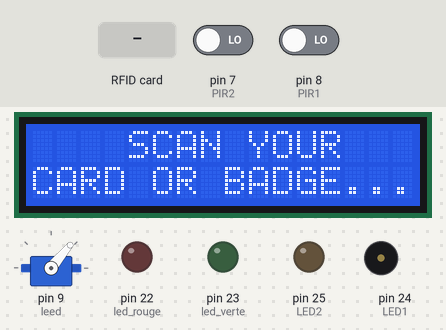
The sketch below on a simulated Arduino Mega 2560, built with avr-gcc and run on an emulated ATmega2560. Parts: servo, 16×2 character LCD, output pins drawn as LEDs (lit = HIGH), buzzer (waves = sounding). Inputs (shaded band) come from the test bench; at power-on: pin 7 (PIR2) LOW, pin 8 (PIR1) LOW. Pins used as bus, display or sensor lines are not drawn; what the sketch prints to the serial monitor is not drawn.

Above: at 4.3 s.
4.4 s: RFID card 25 45 EE 7A held to the reader
At 5.6 s:
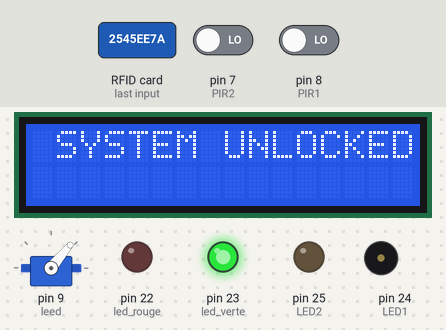
At 8.3 s:
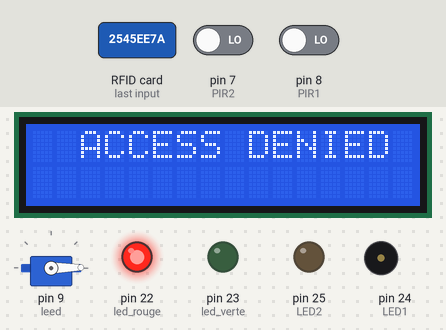
Timing chart, 0 to 13.4 s (numbered marks = the images above; inputs shaded):
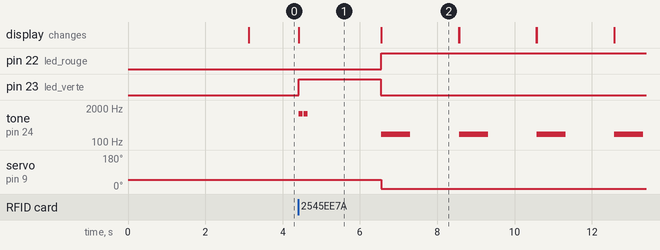

The sketch:

yyyyyyy.ino
```cpp
#include <SPI.h>
#include <MFRC522.h>
#include <LiquidCrystal.h>
LiquidCrystal lcd(12,11,6,4,3,2);

#define RST_PIN 5
#define SS_PIN 53
MFRC522 module_rfid(SS_PIN, RST_PIN);
#include <Servo.h> //inclure la bibliothèque du servomoteur (ses commandes spécifiques)
Servo servo; //assigner l'objet "servo" comme servomoteur

int LED1 = 24 ;  //pins respectifs des LED
int LED2 = 25;
int led3 = 11;
int PIR1 = 8;   //pins respectifs des capteurs PIR
int PIR2 = 7;

// désigner les variables PIRvalue comme bouléenne
// c'est à dire soit  TRUE ou HIGH (détection) soit FALSE ou LOW(non détection)
boolean PIRvalue1;
boolean PIRvalue2;
int buzzer = 24;
int led_rouge = 22;
int led_verte = 23;
int leed = 9;
int pos=0;
bool direct=false;
long prevTime=0;
int togglestate = 0;
void setup() {
  Serial.begin(9600); //interpeller le serial monitor pour afficher output sur serial monitor
     servo.attach(9); // pin servo D9

     pinMode(PIR1, INPUT);
     pinMode(PIR2, INPUT);
     pinMode(led3, OUTPUT);
     pinMode(LED1, OUTPUT);
     pinMode(LED2, OUTPUT);

     //TARER - Temps pour PIRs de se (re)mettre en LOW, phase initiale
     Serial.print ("Setting PIR sensors ");
        Serial.println ("PIR Ready to go!");
     servo.write(50); // bouger servo position initial 50 degrés
  // put your setup code here, to run once:
  pinMode(led_rouge,OUTPUT);
  pinMode(led_verte,OUTPUT);
  pinMode(buzzer,OUTPUT);
  pinMode(leed,OUTPUT);
  lcd.begin(16, 2);
  SPI.begin();
  module_rfid.PCD_Init();
  lcd.setCursor(0, 0);
  lcd.print("SYSTEM LOCKED ");
  lcd.setCursor(0, 1);
  lcd.print(" INDENTIFICATION");
  delay(3000);
  lcd.clear();
  Serial.begin(9600);
}
bool unlocked = false;
void loop() {
  // put your main code here, to run repeatedly:
  if(!unlocked){
    Serial.println("leleellele");
  lcd.setCursor(0, 0);
  lcd.print("    SCAN YOUR");
  lcd.setCursor(0, 1);
  lcd.print("CARD OR BADGE...");

  if ( ! module_rfid.PICC_IsNewCardPresent()){
    return;
    }
  if ( ! module_rfid.PICC_ReadCardSerial()){
    return;
    }


   String UID = "";

  for (byte i= 0; i < module_rfid.uid.size; i++){
     UID.concat(String(module_rfid.uid.uidByte[i] < 0*10 ? " 0" : " "));
     UID.concat(String(module_rfid.uid.uidByte[i], HEX));
    }
     UID.toUpperCase();

   if (UID.substring(1) == "25 45 EE 7A" )
   {
    if(togglestate == 0){
    lcd.clear();
     lcd.setCursor(0, 0);


     lcd.print(" SYSTEM UNLOCKED   ");
     digitalWrite(led_verte, HIGH);

     tone(buzzer, 1200, 100);
     delay(125);
     tone(buzzer, 1200, 100);
     delay(2000);
     digitalWrite(led_verte, LOW);
     lcd.clear();
     lcd.print("  PROSSESSING...   ");
     //delay(1000);
      digitalWrite(leed, HIGH);
      togglestate=1;
     lcd.clear();
     unlocked = true;
    PIRvalue1 = digitalRead(PIR1);
     PIRvalue2 = digitalRead(PIR2);
   if (PIRvalue1 == LOW && PIRvalue2 == LOW)
      {
  if((millis()-prevTime)>=15)
  {
    prevTime=millis();
  if(pos==180)direct=true;
  if(pos==0)direct=false;
  if(direct)pos--;
  else pos++;
  servo.write(pos);
  }
      }

else if (PIRvalue1 == HIGH && PIRvalue2 == LOW ) // && désigne le "et logique" bouléenne
      {
           digitalWrite(LED1, HIGH);
           digitalWrite(LED2, LOW);

           servo.write(180);
           Serial.println("Position servo : PIR1, Motion detected");
      }
  else if (PIRvalue1 == LOW && PIRvalue2 == HIGH ) // && désigne le "et logique" bouléenne
     {
           digitalWrite(LED1, LOW);
           digitalWrite(LED2, HIGH);

           servo.write(90);
           Serial.println("Position servo : PIR2, Motion detected");
     }

  else
           // Instruction des LEDs pas nécessaire, bien pratique pour connaître l'état précédent
           // car LED reste allumée jusqu'à nouvelle détection
     {
           Serial.println("No motion");
     }

     Serial.println("system unlocked ");
    }
   } /*else {
    Serial.println("invalid card");
     lcd.clear();
     lcd.setCursor(0, 0);
     lcd.print("  ACCESS DENIED    ");
     digitalWrite(led_rouge, HIGH);
     tone(buzzer, 200, 750);
     delay(2000);

     digitalWrite(led_rouge, LOW);


     lcd.clear();*/


  else {


Serial.println("barack");
//servomotor();

if ( ! module_rfid.PICC_IsNewCardPresent()){
    return;
    }
  if ( ! module_rfid.PICC_ReadCardSerial()){
    return;
    }


   String UID = "";

  for (byte i= 0; i < module_rfid.uid.size; i++){
     UID.concat(String(module_rfid.uid.uidByte[i] < 0*10 ? " 0" : " "));
     UID.concat(String(module_rfid.uid.uidByte[i], HEX));
    }
     UID.toUpperCase();

   if (UID.substring(1) == "25 45 EE 7A" )
   {
    if(togglestate == 0){
    lcd.clear();
     lcd.setCursor(0, 0);
     lcd.print("  SYSTEM LOCKED  ");
     digitalWrite(led_verte, HIGH);
     tone(buzzer, 1200, 100);
     delay(125);
     tone(buzzer, 1200, 100);
     delay(2000);
     digitalWrite(led_verte, LOW);
     lcd.clear();
     //lcd.print("  PROSSESSING...   ");
     //delay(1000);
      digitalWrite(leed, LOW);
     togglestate=0;
     lcd.clear();
     unlocked = false;
     PIRvalue1 = digitalRead(PIR1);
     PIRvalue2 = digitalRead(PIR2);
   if (PIRvalue1 == LOW && PIRvalue2 == LOW)
      {
  if((millis()-prevTime)>=15)
  {
    prevTime=millis();
  if(pos==180)direct=true;
  if(pos==0)direct=false;
  if(direct)pos--;
  else pos++;
  servo.write(pos);
  }
      }

else if (PIRvalue1 == HIGH && PIRvalue2 == LOW ) // && désigne le "et logique" bouléenne
      {
           digitalWrite(LED1, HIGH);
           digitalWrite(LED2, LOW);

           servo.write(180);
           Serial.println("Position servo : PIR1, Motion detected");
      }
  else if (PIRvalue1 == LOW && PIRvalue2 == HIGH ) // && désigne le "et logique" bouléenne
     {
           digitalWrite(LED1, LOW);
           digitalWrite(LED2, HIGH);

           servo.write(90);
           Serial.println("Position servo : PIR2, Motion detected");
     }

  else
           // Instruction des LEDs pas nécessaire, bien pratique pour connaître l'état précédent
           // car LED reste allumée jusqu'à nouvelle détection
     {
           Serial.println("No motion");
     }
  }
     Serial.println("system locked ");
   }
  }
  } else {
    Serial.println("invalid card");
   lcd.clear();
     lcd.setCursor(0, 0);
     lcd.print("  ACCESS DENIED    ");
     digitalWrite(led_rouge, HIGH);
     tone(buzzer, 200, 750);
     delay(2000);

     digitalWrite(led_rouge, LOW);


     lcd.clear();
  }
   /* else{
     lcd.clear();
     lcd.setCursor(0, 0);
     lcd.print("  ACCESS DENIED    ");
     digitalWrite(led_rouge, HIGH);
     tone(buzzer, 200, 750);
     delay(2000);

     digitalWrite(led_rouge, LOW);


     lcd.clear();

    }*/
}
```

Measured:
- after the input at 4.4 s, pin 22 (led_rouge): LOW → HIGH after 2.2 s; pin 23 (led_verte): LOW → HIGH at once, → LOW 2.1 s later
- what the display in image 1 shows lasts 2.2 s, from 4.4 s to 6.6 s
- what the display in image 2 shows lasts 2.0 s, from 6.6 s to 8.6 s
